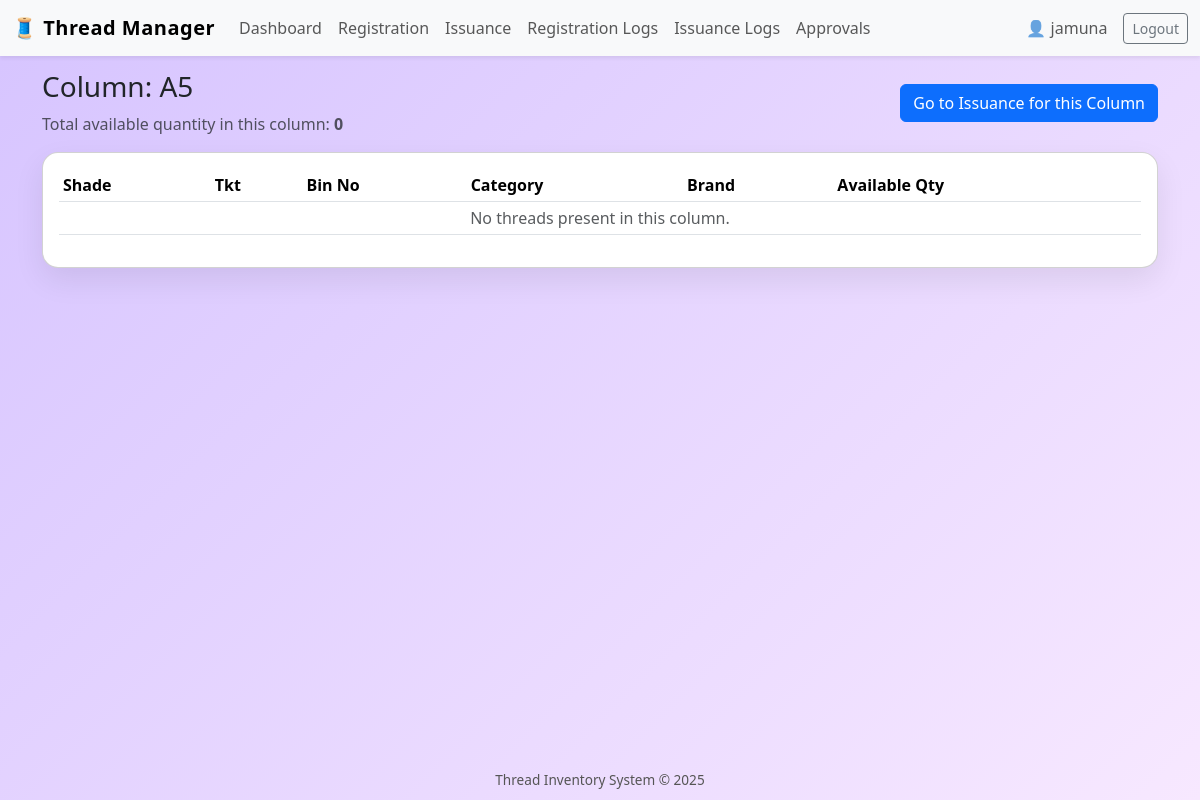
Before: /columns/A5/ (signed in) with the older database file.
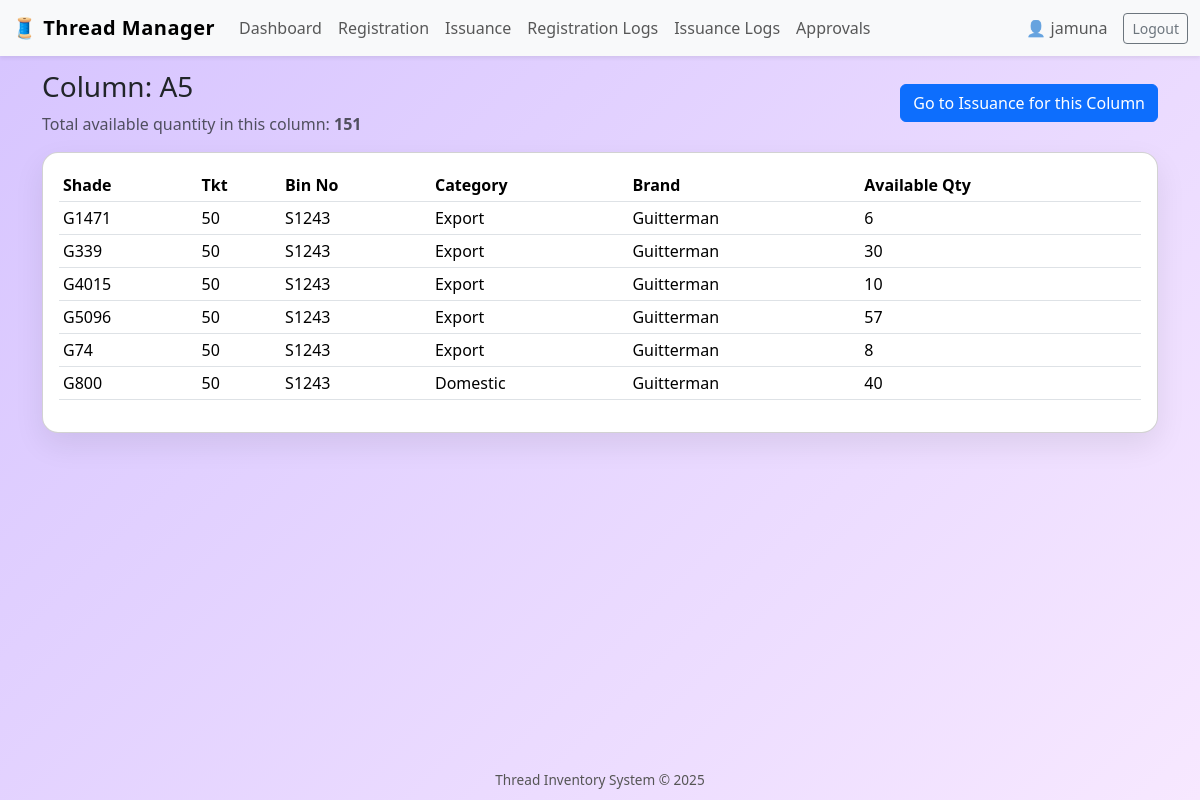
After: the same page with the newer database file.
### inventory/models.py (models this page shows, shortened)
class Thread(models.Model):
    CATEGORY_CHOICES = [
        ("DOMESTIC", "Domestic"),
        ("EXPORT", "Export"),
    ]
    registration_date = models.DateTimeField(auto_now_add=True)
    shade = models.CharField(max_length=100)
    tkt = models.CharField(max_length=100)
    bin_no = models.CharField(max_length=100)
    available_quantity = models.PositiveIntegerField()
    category = models.CharField(max_length=10, choices=CATEGORY_CHOICES)
    brand = models.CharField(max_length=100)
    column_name = models.CharField(max_length=100)
    created_by = models.ForeignKey(User, on_delete=models.SET_NULL, null=True)

### inventory/views.py (the view)
# urls.py: path("columns/<str:column_name>/", views.column_detail, name="column_detail"),
@login_required
def column_detail(request, column_name):
    threads = Thread.objects.filter(column_name=column_name).order_by("bin_no", "shade", "tkt")
    total_qty = threads.aggregate(total=Sum("available_quantity"))["total"] or 0
    return render(request, "inventory/column_detail.html", {
        "column_name": column_name,
        "threads": threads,
        "total_qty": total_qty,
    })

### templates/inventory/column_detail.html (shortened to what this page needs)
{% extends "inventory/base.html" %}
{% block content %}
<div class="d-flex justify-content-between align-items-center mb-3">
    <div>
        <h3>Column: {{ column_name }}</h3>
        <p class="text-muted mb-0">
            Total available quantity in this column: <strong>{{ total_qty }}</strong>
        </p>
    </div>
    <a href="{% url 'issuance' %}?column={{ column_name|urlencode }}" class="btn btn-primary">
        Go to Issuance for this Column
    </a>
</div>
<div class="card card-soft">
    <div class="card-body">
        <div class="table-responsive">
            <table class="table table-sm align-middle">
                <thead>
                    <tr>
                        <th>Shade</th>
                        <th>Tkt</th>
                        <th>Bin No</th>
                        <th>Category</th>
                        <th>Brand</th>
                        <th>Available Qty</th>
                    </tr>
                </thead>
                <tbody>
                    {% for t in threads %}
                        <tr>
                            <td>{{ t.shade }}</td>
                            <td>{{ t.tkt }}</td>
                            <td>{{ t.bin_no }}</td>
                            <td>{{ t.get_category_display }}</td>
                            <td>{{ t.brand }}</td>
                            <td>{{ t.available_quantity }}</td>
                        </tr>
                    {% empty %}
                        <tr>
                            <td colspan="6" class="text-center text-muted">
                                No threads present in this column.
                            </td>
                        </tr>
                    {% endfor %}
                </tbody>
            </table>
        </div>
    </div>
</div>
{% endblock %}

### templates/inventory/base.html (shortened to what this page needs)
<!DOCTYPE html>
<html lang="en">
<head>
    <link
        href="https://cdn.jsdelivr.net/npm/bootstrap@5.3.3/dist/css/bootstrap.min.css"
        rel="stylesheet"
    >
</head>
<body>
    <nav class="navbar navbar-expand-lg navbar-light bg-light fixed-top shadow-sm">
        <div class="container-fluid">
            <a class="navbar-brand" href="{% url 'dashboard' %}">
                🧵 Thread Manager
            </a>
            <div class="collapse navbar-collapse" id="navbarNav">
                {% if user.is_authenticated %}
                <ul class="navbar-nav me-auto mb-2 mb-lg-0">
                    <li class="nav-item">
                        <a class="nav-link" href="{% url 'dashboard' %}">Dashboard</a>
                    </li>
                    <li class="nav-item">
                        <a class="nav-link" href="{% url 'register_thread' %}">Registration</a>
                    </li>
                    <li class="nav-item">
                        <a class="nav-link" href="{% url 'issuance' %}">Issuance</a>
                    </li>
                    <li class="nav-item">
                        <a class="nav-link" href="{% url 'registration_logs' %}">Registration Logs</a>
                    </li>
                    <li class="nav-item">
                        <a class="nav-link" href="{% url 'issuance_logs' %}">Issuance Logs</a>
                    </li>
                    <li class="nav-item">
                        <a class="nav-link" href="{% url 'pending_issuances' %}">Approvals</a>
                    </li>
                </ul>
                <span class="navbar-text me-3">
                    👤 {{ user.username }}
                </span>
                <form method="post" action="{% url 'logout' %}" class="d-inline">
                    <button type="submit" class="btn btn-outline-secondary btn-sm">
                        Logout
                    </button>
                </form>
                {% endif %}
            </div>
        </div>
    </nav>
    <div class="container app-container">
        {% block content %}{% endblock %}
    </div>
    <footer>
        Thread Inventory System &copy; 2025
    </footer>
</body>
</html>

### templates/inventory/base.html (style rules this page uses)
body { min-height: 100vh; background: linear-gradient(135deg, #d6c4ff, #f7e8ff); display: flex; flex-direction: column; }
.app-container { flex: 1; padding-top: 70px; padding-bottom: 40px; }
.navbar-brand { font-weight: 700; letter-spacing: 0.5px; }
.card-soft { border-radius: 1rem; box-shadow: 0 12px 30px rgba(0,0,0,0.08); }
.table thead { background-color: #f3ecff; }
footer { text-align: center; padding: 10px 0; font-size: 0.85rem; color: #555; }

Changed rows visible on the page:
added Thread: shade "G1471", tkt "50", bin_no "S1243", category "Export", brand "Guitterman", available_quantity "6"
added Thread: shade "G339", tkt "50", bin_no "S1243", category "Export", brand "Guitterman", available_quantity "30"
added Thread: shade "G4015", tkt "50", bin_no "S1243", category "Export", brand "Guitterman", available_quantity "10"
added Thread: shade "G5096", tkt "50", bin_no "S1243", category "Export", brand "Guitterman", available_quantity "57"
added Thread: shade "G74", tkt "50", bin_no "S1243", category "Export", brand "Guitterman", available_quantity "8"
added Thread: shade "G800", tkt "50", bin_no "S1243", category "Domestic", brand "Guitterman", available_quantity "40"
Other visible differences:
{{ total_qty }}: "0" → "151"
text no longer shown: "No threads present in this column."
